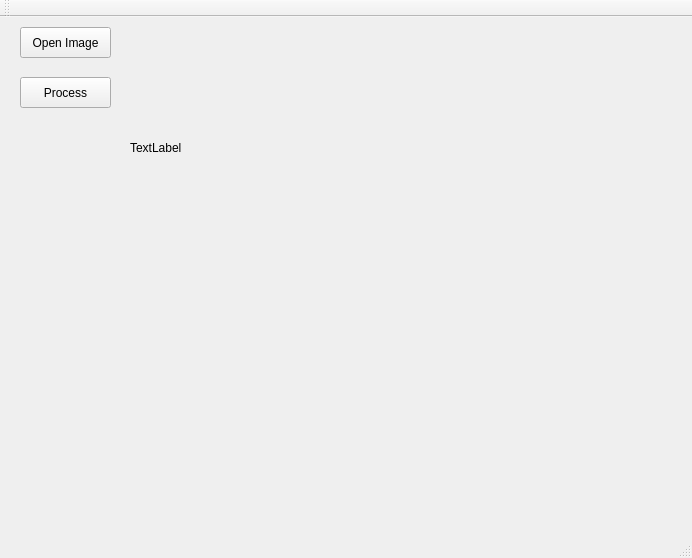
<?xml version="1.0" encoding="UTF-8"?>
<ui version="4.0">
 <class>mainwindowClass</class>
 <widget class="QMainWindow" name="mainwindowClass">
  <property name="geometry">
   <rect>
    <x>0</x>
    <y>0</y>
    <width>692</width>
    <height>558</height>
   </rect>
  </property>
  <property name="windowTitle">
   <string>mainwindow</string>
  </property>
  <widget class="QWidget" name="centralWidget">
   <widget class="QPushButton" name="push_button">
    <property name="geometry">
     <rect>
      <x>20</x>
      <y>10</y>
      <width>91</width>
      <height>31</height>
     </rect>
    </property>
    <property name="text">
     <string>Open Image</string>
    </property>
   </widget>
   <widget class="QPushButton" name="pushButton_2">
    <property name="geometry">
     <rect>
      <x>20</x>
      <y>60</y>
      <width>91</width>
      <height>31</height>
     </rect>
    </property>
    <property name="text">
     <string>Process</string>
    </property>
   </widget>
   <widget class="QLabel" name="label">
    <property name="geometry">
     <rect>
      <x>130</x>
      <y>10</y>
      <width>381</width>
      <height>241</height>
     </rect>
    </property>
    <property name="text">
     <string>TextLabel</string>
    </property>
   </widget>
  </widget>
  <widget class="QMenuBar" name="menuBar">
   <property name="geometry">
    <rect>
     <x>0</x>
     <y>0</y>
     <width>692</width>
     <height>23</height>
    </rect>
   </property>
  </widget>
  <widget class="QToolBar" name="mainToolBar">
   <attribute name="toolBarArea">
    <enum>TopToolBarArea</enum>
   </attribute>
   <attribute name="toolBarBreak">
    <bool>false</bool>
   </attribute>
  </widget>
  <widget class="QStatusBar" name="statusBar"/>
 </widget>
 <layoutdefault spacing="6" margin="11"/>
 <resources>
  <include location="mainwindow.qrc"/>
 </resources>
 <connections>
  <connection>
   <sender>pushButton_2</sender>
   <signal>clicked()</signal>
   <receiver>mainwindowClass</receiver>
   <slot>on_pushButton_2_clicked()</slot>
   <hints>
    <hint type="sourcelabel">
     <x>76</x>
     <y>125</y>
    </hint>
    <hint type="destinationlabel">
     <x>158</x>
     <y>256</y>
    </hint>
   </hints>
  </connection>
 </connections>
 <slots>
  <slot>on_pushButton_2_clicked()</slot>
  <slot>onPushButtonClicked()</slot>
 </slots>
</ui>
